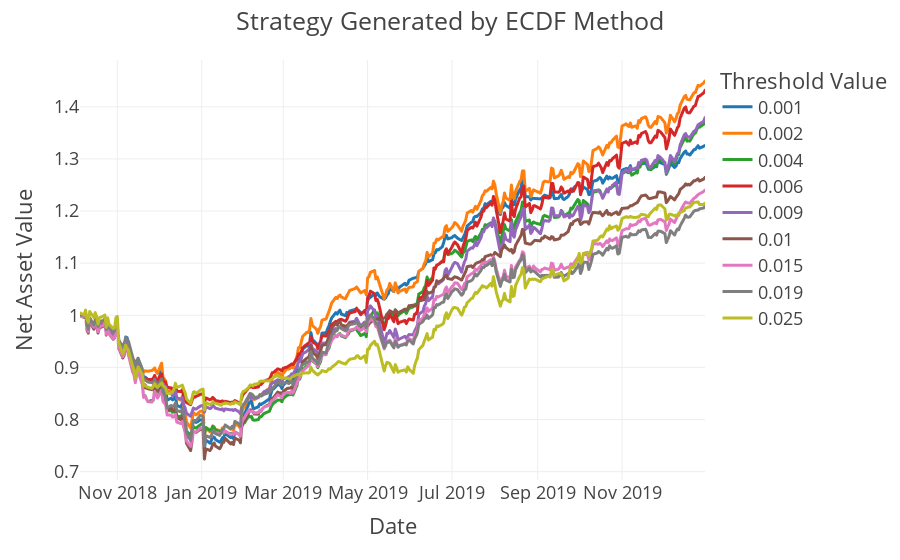

The code cell stored with this chart in its notebook:
### Code cell
tt = m3_rep / m3_rep.iloc[0]
tt = tt.resample('D').last().dropna()
tt.columns.name = 'Threshold Value'
fig = px.line(tt)
fig.update_xaxes(title='Date')
fig.update_yaxes(title='Net Asset Value')
fig.update_layout(title='Strategy Generated by ECDF Method')

### Figure 1 — Plotly figure (JSON) as saved in the notebook; plotly's stock layout.template omitted (floating-point values rounded to 4 significant figures; data arrays with more than 128 entries replaced by an {"elided": "..."} marker saying what was removed)
{"data": [{"hovertemplate": "Threshold Value=0.001<br>date=%{x}<br>value=%{y}<extra></extra>", "legendgroup": "0.001", "line": {"color": "#1F77B4", "dash": "solid"}, "marker": {"symbol": "circle"}, "mode": "lines", "name": "0.001", "showlegend": true, "type": "scattergl", "x": {"elided": "311 str values"}, "xaxis": "x", "y": {"elided": "311 float values"}, "yaxis": "y"}, {"hovertemplate": "Threshold Value=0.002<br>date=%{x}<br>value=%{y}<extra></extra>", "legendgroup": "0.002", "line": {"color": "#FF7F0E", "dash": "solid"}, "marker": {"symbol": "circle"}, "mode": "lines", "name": "0.002", "showlegend": true, "type": "scattergl", "x": {"elided": "311 str values"}, "xaxis": "x", "y": {"elided": "311 float values"}, "yaxis": "y"}, {"hovertemplate": "Threshold Value=0.004<br>date=%{x}<br>value=%{y}<extra></extra>", "legendgroup": "0.004", "line": {"color": "#2CA02C", "dash": "solid"}, "marker": {"symbol": "circle"}, "mode": "lines", "name": "0.004", "showlegend": true, "type": "scattergl", "x": {"elided": "311 str values"}, "xaxis": "x", "y": {"elided": "311 float values"}, "yaxis": "y"}, {"hovertemplate": "Threshold Value=0.006<br>date=%{x}<br>value=%{y}<extra></extra>", "legendgroup": "0.006", "line": {"color": "#D62728", "dash": "solid"}, "marker": {"symbol": "circle"}, "mode": "lines", "name": "0.006", "showlegend": true, "type": "scattergl", "x": {"elided": "311 str values"}, "xaxis": "x", "y": {"elided": "311 float values"}, "yaxis": "y"}, {"hovertemplate": "Threshold Value=0.009<br>date=%{x}<br>value=%{y}<extra></extra>", "legendgroup": "0.009", "line": {"color": "#9467BD", "dash": "solid"}, "marker": {"symbol": "circle"}, "mode": "lines", "name": "0.009", "showlegend": true, "type": "scattergl", "x": {"elided": "311 str values"}, "xaxis": "x", "y": {"elided": "311 float values"}, "yaxis": "y"}, {"hovertemplate": "Threshold Value=0.01<br>date=%{x}<br>value=%{y}<extra></extra>", "legendgroup": "0.01", "line": {"color": "#8C564B", "dash": "solid"}, "marker": {"symbol": "circle"}, "mode": "lines", "name": "0.01", "showlegend": true, "type": "scattergl", "x": {"elided": "311 str values"}, "xaxis": "x", "y": {"elided": "311 float values"}, "yaxis": "y"}, {"hovertemplate": "Threshold Value=0.015<br>date=%{x}<br>value=%{y}<extra></extra>", "legendgroup": "0.015", "line": {"color": "#E377C2", "dash": "solid"}, "marker": {"symbol": "circle"}, "mode": "lines", "name": "0.015", "showlegend": true, "type": "scattergl", "x": {"elided": "311 str values"}, "xaxis": "x", "y": {"elided": "311 float values"}, "yaxis": "y"}, {"hovertemplate": "Threshold Value=0.019<br>date=%{x}<br>value=%{y}<extra></extra>", "legendgroup": "0.019", "line": {"color": "#7F7F7F", "dash": "solid"}, "marker": {"symbol": "circle"}, "mode": "lines", "name": "0.019", "showlegend": true, "type": "scattergl", "x": {"elided": "311 str values"}, "xaxis": "x", "y": {"elided": "311 float values"}, "yaxis": "y"}, {"hovertemplate": "Threshold Value=0.025<br>date=%{x}<br>value=%{y}<extra></extra>", "legendgroup": "0.025", "line": {"color": "#BCBD22", "dash": "solid"}, "marker": {"symbol": "circle"}, "mode": "lines", "name": "0.025", "showlegend": true, "type": "scattergl", "x": {"elided": "311 str values"}, "xaxis": "x", "y": {"elided": "311 float values"}, "yaxis": "y"}], "layout": {"legend": {"title": {"text": "Threshold Value"}, "tracegroupgap": 0}, "margin": {"t": 60}, "title": {"text": "Strategy Generated by ECDF Method"}, "xaxis": {"anchor": "y", "domain": [0, 1], "title": {"text": "Date"}}, "yaxis": {"anchor": "x", "domain": [0, 1], "title": {"text": "Net Asset Value"}}}}
